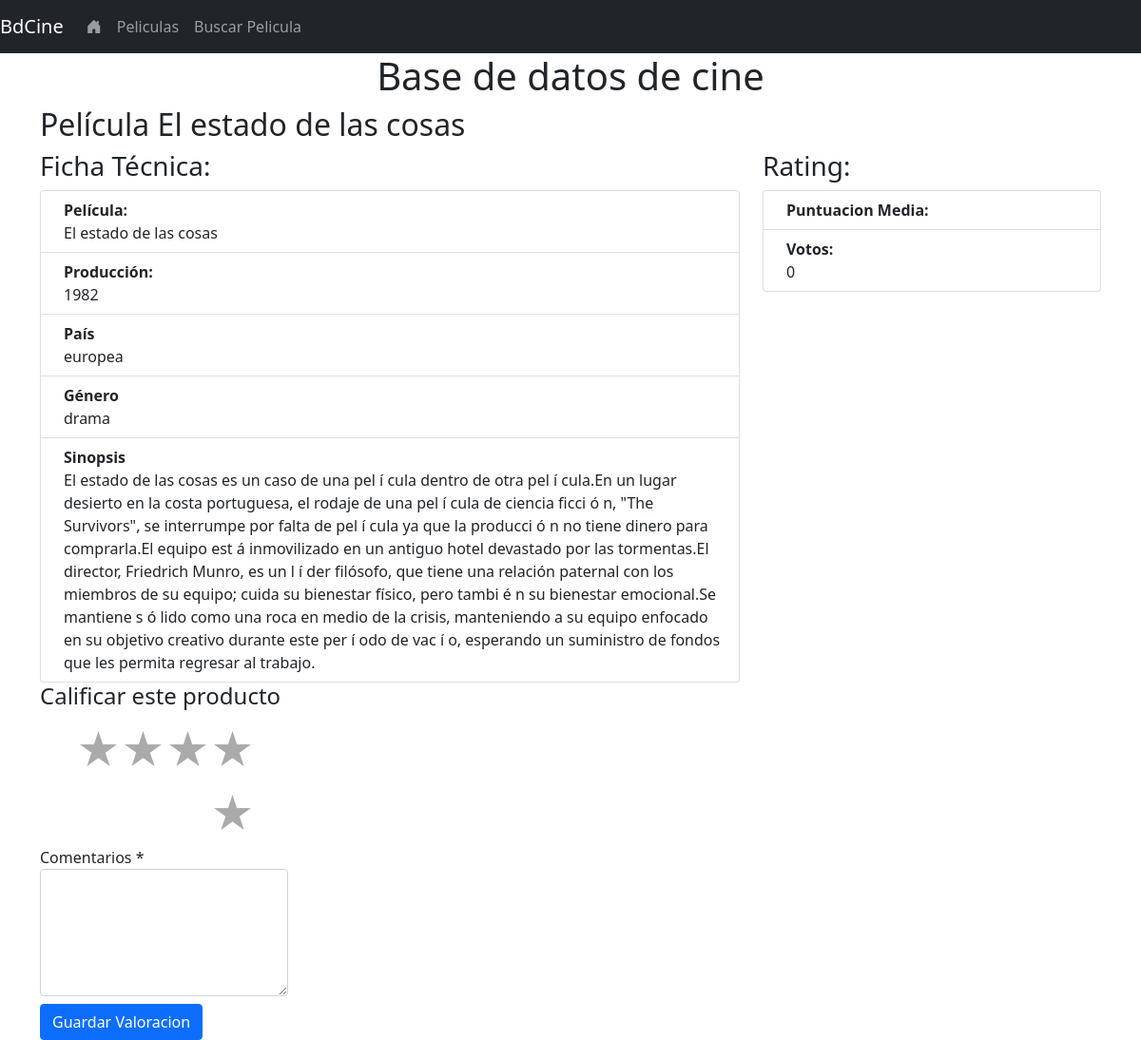
Page /peliculas?id=2 on the committed database.
### tables this page shows
CREATE TABLE peliculas (
  id INT(11) NOT NULL AUTO_INCREMENT PRIMARY KEY,
  pelicula VARCHAR(40) NOT NULL,
  fecha year(4) DEFAULT NULL COMMENT 'Año Producción',
  genero INT(11) NOT NULL,
  nacionalidad INT(11) NOT NULL,
  sinopsis text DEFAULT NULL,
  num_votos INT(11) UNSIGNED NOT NULL DEFAULT 0,
  puntuacion_total INT(11) UNSIGNED NOT NULL DEFAULT 0,
  puntuacion_media FLOAT(4, 2) DEFAULT NULL,
  create_time datetime DEFAULT current_timestamp() COMMENT 'fecha inserción',
  FOREIGN KEY (genero) REFERENCES generos(id),
  FOREIGN KEY (nacionalidad) REFERENCES nacionalidades(id),
  UNIQUE(pelicula, fecha)
);

CREATE TABLE nacionalidades(
  id INT(11) NOT NULL AUTO_INCREMENT PRIMARY KEY,
  nacionalidad VARCHAR(30) NOT NULL
);

CREATE TABLE generos(
  id INT(11) NOT NULL AUTO_INCREMENT PRIMARY KEY,
  genero VARCHAR(30) NOT NULL
);

### libreria.php (called while the page is built, shortened)
<?php
function escape($data)
{
    $data = htmlspecialchars($data, ENT_QUOTES | ENT_SUBSTITUTE, "UTF-8");
    return $data;
}

### models/pelicula_model.php (called while the page is built, shortened)
<?php
require_once "../config.php";
include_once "../libreria.php";
try {
    $id = escape($_GET['id']);
    $conexion = new PDO($dsn, $username, $password, $options);
    $sql = "SELECT peliculas.id AS id,
peliculas.pelicula AS pelicula,
peliculas.fecha AS produccion,
peliculas.sinopsis AS sinopsis,
generos.genero AS genero,
generos.id AS genero_id,
nacionalidades.nacionalidad AS nacionalidad,
nacionalidades.id AS nacionalidad_id,
peliculas.puntuacion_media AS puntos,
peliculas.num_votos AS votos
 FROM peliculas
JOIN generos on peliculas.genero = generos.id
JOIN nacionalidades  on peliculas.nacionalidad = nacionalidades.id
 WHERE peliculas.id=$id";
    $consulta = $conexion->prepare($sql);
    $consulta->setFetchMode(PDO::FETCH_ASSOC);
    $consulta->execute();
    while ($row = $consulta->fetch()) {
        $rows[] = $row;
    }
} catch (PDOException $error) {
    echo $sql . "<br>" . $error->getMessage();
}

### public/index.php (called while the page is built, shortened)
<?php
include '../routes/routes.php';

### views/pelicula_view.php (the view, shortened to what this page needs)
<?php
foreach ($rows as  $clave) :
?>
    <h2>Película <?php echo $clave['pelicula']; ?> <?php stars($clave['puntos']); ?> </h2>
    <div class="row">
        <div class="col-8">
            <h3>Ficha Técnica:</h3>
            <ul class="list-group">
                <li class="list-group-item d-flex justify-content-between align-items-start">
                    <div class="ms-2 me-auto">
                        <div class="fw-bold">Película:</div>
                        <?php echo $clave['pelicula']; ?>
                    </div>
                </li>
                <li class="list-group-item d-flex justify-content-between align-items-start">
                    <div class="ms-2 me-auto">
                        <div class="fw-bold">Producción:</div>
                        <?php echo $clave['produccion']; ?> </span>
                    </div>
                </li>
                <li class="list-group-item d-flex justify-content-between align-items-start">
                    <div class="ms-2 me-auto">
                        <div class="fw-bold">País</div>
                        <?php echo $clave['nacionalidad']; ?>
                    </div>
                </li>
                <li class="list-group-item d-flex justify-content-between align-items-start">
                    <div class="ms-2 me-auto">
                        <div class="fw-bold">Género</div>
                        <?php echo $clave['genero']; ?>
                    </div>
                </li>
                <li class="list-group-item d-flex justify-content-between align-items-start">
                    <div class="ms-2 me-auto">
                        <div class="fw-bold">Sinopsis</div>
                        <?php echo $clave['sinopsis']; ?>
                    </div>
                </li>
            </ul>
        </div>
        <div class="col-4">
            <h3>Rating:</h3>
            <ul class="list-group">
                <li class="list-group-item d-flex justify-content-between align-items-start">
                    <div class="ms-2 me-auto">
                        <div class="fw-bold">Puntuacion Media:</div>
                    </div>
                </li>
                <li class="list-group-item d-flex justify-content-between align-items-start">
                    <div class="ms-2 me-auto">
                        <div class="fw-bold">Votos:</div>
                        <?php echo $clave['votos']; ?> </span>
                    </div>
                </li>
            </ul>
        </div>
    </div>
<?php
endforeach;
?>
<div>
    <div class="row">
        <div class="col-3">
        </div>
        <div class="col-9">
        </div>
    </div>
</div>

### rows in the picture
peliculas: pelicula "El estado de las cosas", fecha "1982", nacionalidad.nacionalidad "europea", genero.genero "drama", sinopsis "El estado de las cosas es un caso de una pel í cula dentro de otra pel í cula.En un lugar desierto en la costa portuguesa, el rodaje de una pel í cula de ciencia ficci ó n, \"The Survivors\", se interrumpe por falta de pel í cula ya que la producci ó n no tiene dinero para comprarla.El equipo est á inmovilizado en un antiguo hotel devastado por las tormentas.El director, Friedrich Munro, es un l í der filósofo, que tiene una relación paternal con los miembros de su equipo; cuida su bienestar físico, pero tambi é n su bienestar emocional.Se mantiene s ó lido como una roca en medio de la crisis, manteniendo a su equipo enfocado en su objetivo creativo durante este per í odo de vac í o,…", num_votos "0"
